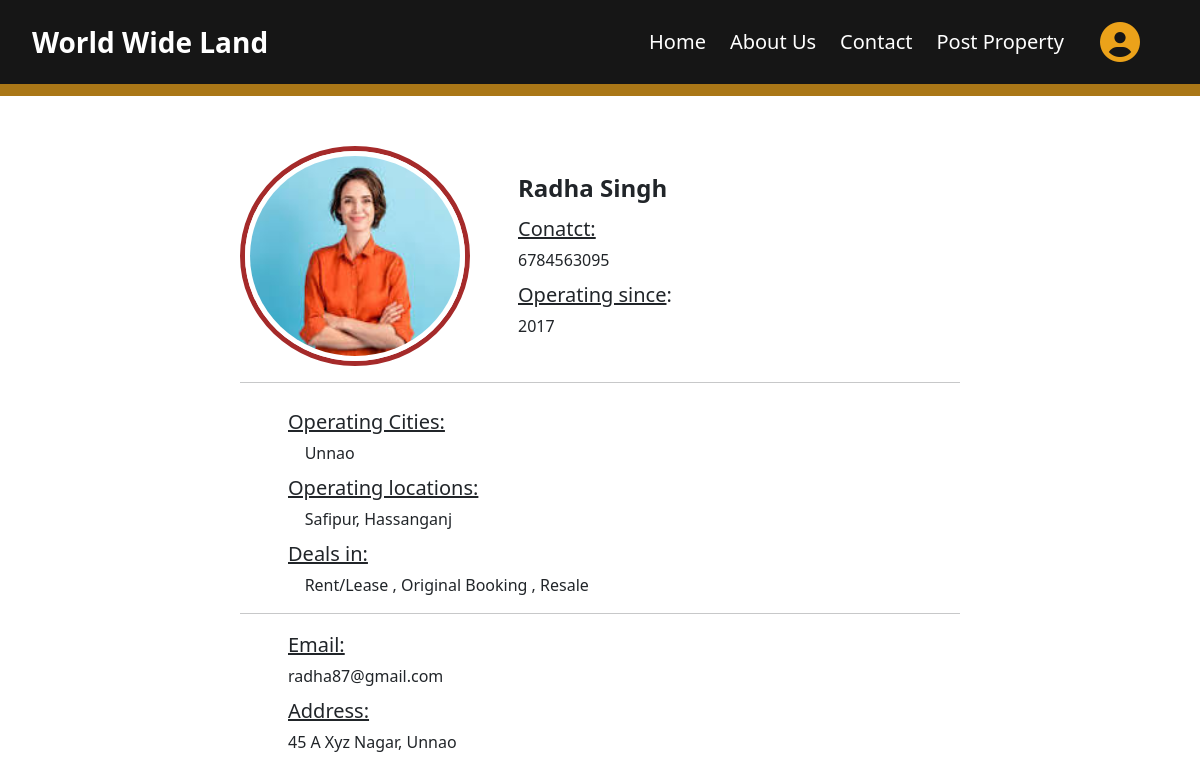
The page /view_agent_details/2 on the database its author committed.
### HomeApp/models.py (models this page shows)
class AgentsInfo(models.Model):
    agent_id=models.ForeignKey(Agents,on_delete=models.DO_NOTHING)
    agent_name=models.CharField(max_length=30)
    agent_contact=models.IntegerField()
    agent_email=models.EmailField(max_length=40)
    joined_on=models.DateField(auto_now_add=True)
    city=models.CharField(max_length=30)
    address=models.CharField(max_length=50)
    operating_city=models.CharField(max_length=50)
    operating_locations=models.CharField(max_length=50)
    deals_in=models.CharField(max_length=60)
    image = models.FileField(max_length=100,upload_to="agent_images/")
    operating_since=models.IntegerField(default=2015)

### HomeApp/views.py (the view)
# urls.py: path('view_agent_details/<int:agent_id>',views.view_agent_details,name='view_agent_details'),
def view_agent_details(request,agent_id):
    details=AgentsInfo.objects.get(agent_id=agent_id)
    context = {'details': details}
    return render(request,'agent_details.html',context)

### HomeApp/templates/agent_details.html (shortened to what this page needs)
{% extends 'index.html' %}
{% block main %}
<div style="height:12vh; width:100vw; background-color:rgb(170, 119, 23);"></div>
<div class="outer">
    <div class="div1">
        <div class="photo">
            <img src="{{details.image.url}}" alt="">
        </div>
        <div class="info ms-5 mt-4">
            <p class="fs-4 fw-bold mb-1">{{details.agent_name}}</p>
            <p class="fs-5 mb-1 mt-2"><u>Conatct:</u></p>{{details.agent_contact}}
            <p class="fs-5 mb-1 mt-2"><u>Operating since</u>:</p>{{details.operating_since}}
        </div>
    </div>
    <hr>
    <div class="div2 ps-5 mb-3">
        <p class="fs-5 mb-1 mt-4 "><u>Operating Cities:</u>  </p> &nbsp; &nbsp;&nbsp;{{details.operating_city}}
        <p class="fs-5 mb-1 mt-2 "><u>Operating locations:</u> </p> &nbsp; &nbsp;&nbsp;{{details.operating_locations}}
        <p class="fs-5 mb-1 mt-2 "><u>Deals in:</u> </p>  &nbsp; &nbsp;&nbsp;{{details.deals_in}}
    </div>
    <hr>
    <div class="div3 ps-5">
        <p class="fs-5 mb-1 mt-2"><u>Email:</u></p> {{details.agent_email}}
        <p class="fs-5 mb-1 mt-2"><u>Address:</u></p> {{details.address}}
    </div>
</div>
{% endblock main %}

### HomeApp/templates/agent_details.html (style rules this page uses)
.outer { width:60vw; margin:50px auto; }
p { font-weight: 500; }
.div1 { height:220px; width:60vw; }
.photo { height:220px; width:230px; border-radius:50%; border:5px solid brown; float:left; }
.photo img { height:100%; width:100%; border-radius:50%; border:5px solid white; }
.info { float:left; }

### rows shown on the page
AgentsInfo: image (picture), agent_name "Radha Singh", agent_contact "6784563095", operating_since "2017", operating_city "Unnao", operating_locations "Safipur, Hassanganj", deals_in "Rent/Lease , Original Booking , Resale", agent_email "radha87@gmail.com", address "45 A Xyz Nagar, Unnao"
